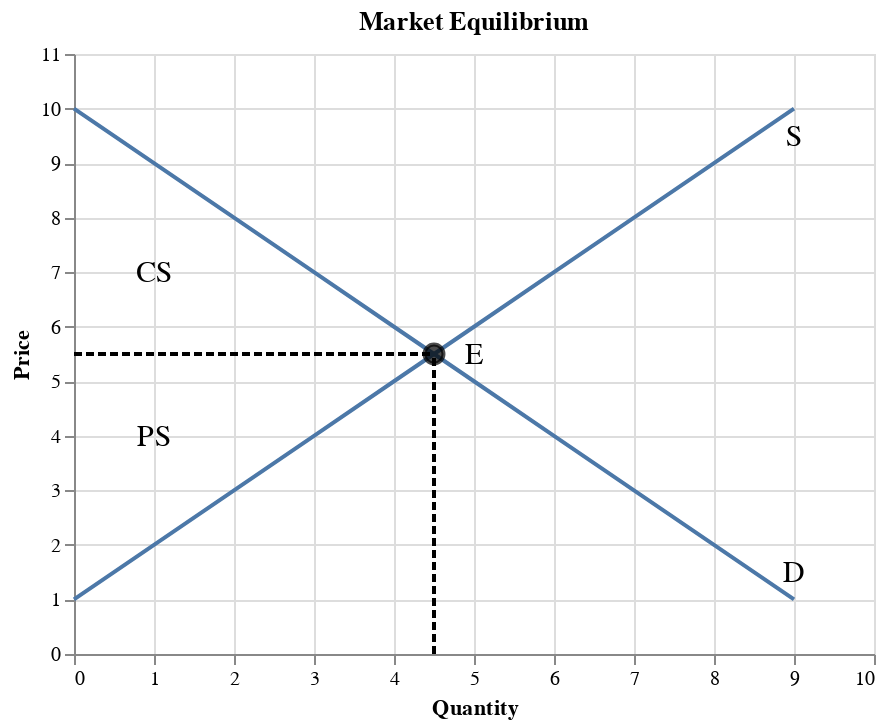

Notebook cell for this chart:
### Markdown cell above
## Producer Surplus

Producer surplus
: Happens when the market price is greater than the prices they are willing to sell at.<br><br>
: Difference between the price a seller receives and their willingness to sell for each quantity.<br><br>
: The figure below show the producer surplus which equals the area of PS.

### Code cell
text5 = alt.Chart({'values':[{'x': 1, 'y': 4}]}).mark_text(
    text='PS',
    fontSize=15
).encode(x='x:Q', y='y:Q')

fig2 + text4 + text5

### Figure 1 — Vega-Lite specification as saved in the notebook (floating-point values rounded to 4 significant figures)
{"config": {"view": {"continuousWidth": 400, "continuousHeight": 300}}, "layer": [{"data": {"name": "data-b52e021a0734944d4e2e38e1163d0639"}, "mark": "line", "encoding": {"x": {"type": "quantitative", "field": "qd", "scale": {"domain": [0, 10]}, "title": "Quantity"}, "y": {"type": "quantitative", "field": "price", "scale": {"domain": [0, 11]}, "title": "Price"}}}, {"data": {"name": "data-f4791e6d2c5433b743c328a8f6f72260"}, "mark": "line", "encoding": {"x": {"type": "quantitative", "field": "qs", "scale": {"domain": [0, 10]}, "title": "Quantity"}, "y": {"type": "quantitative", "field": "price", "scale": {"domain": [0, 11]}, "title": "Price"}}}, {"data": {"name": "data-d399b823e5ed27652ccca1b73313cabb"}, "mark": {"type": "point", "color": "black", "fill": "black", "size": 90}, "encoding": {"x": {"type": "quantitative", "field": "q"}, "y": {"type": "quantitative", "field": "price"}}}, {"data": {"name": "data-411b058143eb0c76546a59e0f2efbb64"}, "mark": {"type": "text", "fontSize": 15, "text": "D"}, "encoding": {"x": {"type": "quantitative", "field": "x"}, "y": {"type": "quantitative", "field": "y"}}}, {"data": {"name": "data-78eb422e47dc010e08ec7870329a9a72"}, "mark": {"type": "text", "fontSize": 15, "text": "S"}, "encoding": {"x": {"type": "quantitative", "field": "x"}, "y": {"type": "quantitative", "field": "y"}}}, {"data": {"name": "data-7e100178d0b30ff53f5f746e95732883"}, "mark": {"type": "text", "fontSize": 15, "text": "E"}, "encoding": {"x": {"type": "quantitative", "field": "x"}, "y": {"type": "quantitative", "field": "y"}}}, {"data": {"name": "data-69798f96eb95f743177ddc215c0c7d3f"}, "mark": {"type": "line", "color": "black", "strokeDash": [4, 2]}, "encoding": {"x": {"type": "quantitative", "field": "q"}, "y": {"type": "quantitative", "field": "price"}}}, {"data": {"name": "data-8d3f29c45f05094ed9e8a75ee292382f"}, "mark": {"type": "line", "color": "black", "strokeDash": [4, 2]}, "encoding": {"x": {"type": "quantitative", "field": "q"}, "y": {"type": "quantitative", "field": "price"}}}, {"data": {"name": "data-fa89a883a0141b394cf39fc6bff7760f"}, "mark": {"type": "text", "fontSize": 15, "text": "CS"}, "encoding": {"x": {"type": "quantitative", "field": "x"}, "y": {"type": "quantitative", "field": "y"}}}, {"data": {"name": "data-72dd04cc6a780fcff871e575388a44b2"}, "mark": {"type": "text", "fontSize": 15, "text": "PS"}, "encoding": {"x": {"type": "quantitative", "field": "x"}, "y": {"type": "quantitative", "field": "y"}}}], "title": "Market Equilibrium", "$schema": "https://vega.github.io/schema/vega-lite/v4.8.1.json", "datasets": {"data-b52e021a0734944d4e2e38e1163d0639": [{"price": 1, "qd": 9}, {"price": 2, "qd": 8}, {"price": 3, "qd": 7}, {"price": 4, "qd": 6}, {"price": 5, "qd": 5}, {"price": 6, "qd": 4}, {"price": 7, "qd": 3}, {"price": 8, "qd": 2}, {"price": 9, "qd": 1}, {"price": 10, "qd": 0}], "data-f4791e6d2c5433b743c328a8f6f72260": [{"price": 1, "qs": 0}, {"price": 2, "qs": 1}, {"price": 3, "qs": 2}, {"price": 4, "qs": 3}, {"price": 5, "qs": 4}, {"price": 6, "qs": 5}, {"price": 7, "qs": 6}, {"price": 8, "qs": 7}, {"price": 9, "qs": 8}, {"price": 10, "qs": 9}], "data-d399b823e5ed27652ccca1b73313cabb": [{"price": 5.5, "q": 4.5}], "data-411b058143eb0c76546a59e0f2efbb64": [{"x": 9, "y": 1.5}], "data-78eb422e47dc010e08ec7870329a9a72": [{"x": 9, "y": 9.5}], "data-7e100178d0b30ff53f5f746e95732883": [{"x": 5, "y": 5.5}], "data-69798f96eb95f743177ddc215c0c7d3f": [{"price": 5.5, "q": 0.0}, {"price": 5.5, "q": 4.5}], "data-8d3f29c45f05094ed9e8a75ee292382f": [{"price": 0.0, "q": 4.5}, {"price": 5.5, "q": 4.5}], "data-fa89a883a0141b394cf39fc6bff7760f": [{"x": 1, "y": 7}], "data-72dd04cc6a780fcff871e575388a44b2": [{"x": 1, "y": 4}]}}
